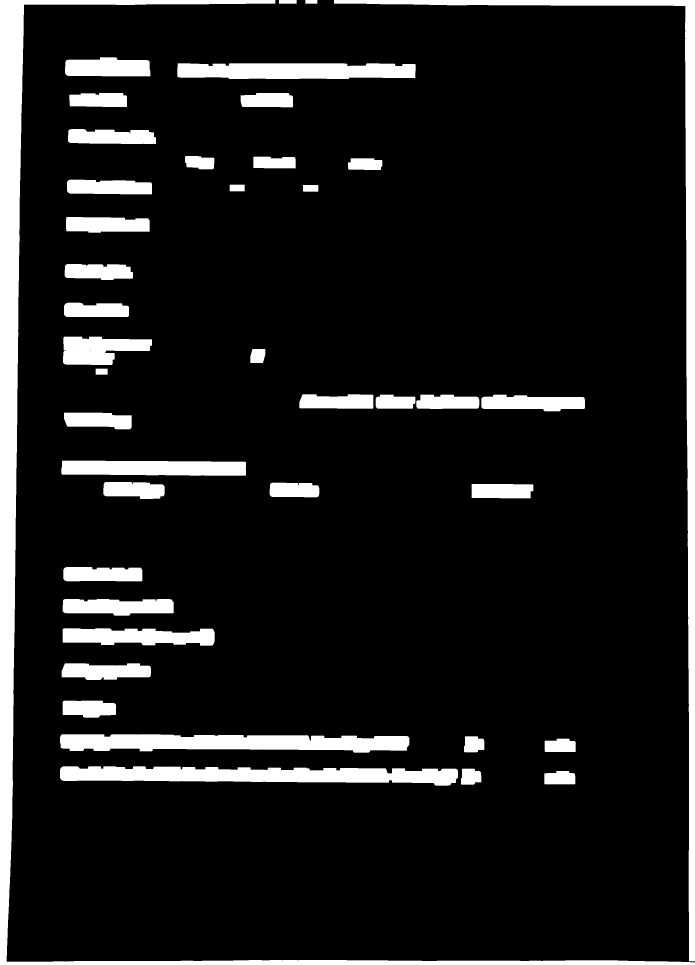
#> input picture Webservice/DocumentUnderstanding/temp/dilated.jpg, 2084 x 2894 px, given as the content of the folder data, which was not available (shown at 1/3 size)
$ python digitalization.py
#> lines starting #> are read from the running program, lines starting #| are printed output that depends on the picture; after the words box and inside, x2 and y2 are one past the last pixel; in counts of white or black regions, pixels touching at a corner belong together; pictures that were not available may be replaced by others from this repository, and a replacement may not be noted
import cv2
import numpy as np
import pytesseract
import pandas as pd
import matplotlib.pyplot as plt
import os
import time
import xlsxwriter
import math
import json
from scipy import spatial
from shapely.geometry import Point, MultiPoint
from shapely.ops import nearest_points

import classes
from classes import Bewerber, Erziehungsberechtigter

def display(im_path):
    dpi = 80
    im_data = plt.imread(im_path)

    height, width = im_data.shape[:2]

    # What size does the figure need to be in inches to fit the image?
    figsize = width / float(dpi), height / float(dpi)

    # Create a figure of the right size with one axes that takes up the full figure
    fig = plt.figure(figsize=figsize)
    ax = fig.add_axes([0, 0, 1, 1])

    # Hide spines, ticks, etc.
    ax.axis('off')

    # Display the image.
    ax.imshow(im_data, cmap='gray')

    plt.show()

def save_and_show_image(name, image):
    cv2.imwrite(f"temp/{name}.jpg", image)
    display(f"temp/{name}.jpg")


def detect_boxes(image):
    gray = cv2.cvtColor(image, cv2.COLOR_BGR2GRAY)
    _, threshold = cv2.threshold(gray, 127, 255, cv2.THRESH_BINARY)
    contours, hierarchy = cv2.findContours(threshold, cv2.RETR_TREE, cv2.CHAIN_APPROX_SIMPLE)

    rectangle_coordinates = []

    # Find the largest contour (which approximates the document area)
    largest_contour_index = np.argmax([cv2.contourArea(cnt) for cnt in contours])
    largest_contour = contours[largest_contour_index]

    # Get the bounding box coordinates of the largest contour
    x_largest, y_largest, w_largest, h_largest = cv2.boundingRect(largest_contour)

    # Crop the original image using the bounding box of the largest contour
    cropped_image = image[y_largest:y_largest + h_largest, x_largest:x_largest + w_largest]
    # save_and_show_image("cropped.jpg", cropped_image)
    # Find contours again within the cropped image
    gray_cropped = cv2.cvtColor(cropped_image, cv2.COLOR_BGR2GRAY)
    _, threshold_cropped = cv2.threshold(gray_cropped, 127, 255, cv2.THRESH_BINARY)
    contours_cropped, hierarchy_cropped = cv2.findContours(threshold_cropped, cv2.RETR_TREE, cv2.CHAIN_APPROX_SIMPLE)

    # Find the largest contour index again within the cropped contours
    largest_contour_index_cropped = np.argmax([cv2.contourArea(cnt) for cnt in contours_cropped])

    # Iterate through all contours
    for i, contour in enumerate(contours_cropped):
        # Check if the contour is a direct child of the largest contour
        if hierarchy_cropped[0][i][3] == largest_contour_index_cropped:
            # Calculate the area of the contour
            area = cv2.contourArea(contour)

            # Define the minimum percentage threshold for considering contours
            min_percentage_threshold = 0.05  # You can adjust this value as needed

            # Compute the percentage of the document area occupied by the contour
            contour_percentage = (area / (w_largest * h_largest)) * 100

            # Check if the contour occupies less than the specified percentage of the document area
            if contour_percentage >= min_percentage_threshold:
                # Get the bounding box coordinates of the current contour
                x_rect, y_rect, w_rect, h_rect = cv2.boundingRect(contour)
                rectangle_coordinates.append((x_rect, y_rect, w_rect, h_rect))

    return rectangle_coordinates, cropped_image


def find_labels(censored_image):
    # Grayscale and Otsu's thresholding
    gray = cv2.cvtColor(censored_image, cv2.COLOR_BGR2GRAY)
    thresh = cv2.threshold(gray, 0, 255, cv2.THRESH_BINARY_INV + cv2.THRESH_OTSU)[1]

    # Dilate with vertical kernel to connect characters
    kernel_x = cv2.getStructuringElement(cv2.MORPH_RECT, (9, 2))
    dilate_x = cv2.dilate(thresh, kernel_x, iterations=4)
    kernel_y = cv2.getStructuringElement(cv2.MORPH_RECT, (2, 5))
    dilate = cv2.dilate(dilate_x, kernel_y, iterations=3)

    save_and_show_image("dilated", dilate)

    # Find contours
    contours, _ = cv2.findContours(dilate, cv2.RETR_EXTERNAL, cv2.CHAIN_APPROX_SIMPLE)

    # Determine average contour area
    average_area = sum(cv2.contourArea(c) for c in contours) / len(contours)

    # Filter contours based on area
    accepted_contours = []
    for c in contours:
        if average_area * 0.15 < cv2.contourArea(c) < average_area * 4:
            x, y, w, h = cv2.boundingRect(c)
            accepted_contours.append((x, y, w, h))
            cv2.rectangle(censored_image, (x, y), (x + w, y + h), (0, 255, 0), 3)

    save_and_show_image("dilated_with_rectangles", censored_image)

    return accepted_contours


def get_labels(censored_image, coords):
    # Sort coordinates based on their position (top-left to bottom-right)
    # sorted_coords = coords # sorted(coords, key=lambda x: (x[1], x[0]))  # Sort by y-coordinate, then by x-coordinate

    data = {'text': [], 'contour_coordinates': []}

    for rectangle in coords:
        # Extract OCR result inside the rectangle
        x, y, w, h = rectangle
        print(f"Bounding rectangle of label: x={x}, y={y}, w={w}, h={h}")

        region_image = censored_image[y:y + h, x:x + w]
        region_text = pytesseract.image_to_string(region_image, lang='deu')
        cv2.rectangle(censored_image, (x, y), (x + w, y + h), (0, 255, 0), 2)  # Green color, thickness 2
        if region_text != "":
            # Append the text and its coordinates to the dictionary
            data['text'].append(region_text)
            data['contour_coordinates'].append((x, y, w, h))

    save_and_show_image("get_labels_region_image", censored_image)
    return data

def get_labels_in_document(censored_image):
    coords = find_labels(censored_image)
    labels = get_labels(censored_image, coords)
    return labels
# [79 lines left out: functions extract_information, find_closest_word, process_rectangles, not called in this run]

def process_image(image_path):
    image = cv2.imread(image_path)

    rectangle_coordinates, cropped_image = detect_boxes(image)
    censored_image = cropped_image.copy()
    # Draw rectangles over the identified regions
    for rect in rectangle_coordinates:
        x, y, w, h = rect
        cv2.rectangle(censored_image, (x, y), (x + w, y + h), (255, 255, 255), cv2.FILLED)

    # Display the modified image with rectangles covering the identified regions
    save_and_show_image("covered_rectangles", censored_image)

    words_info = get_labels_in_document(censored_image)

    linked_data = process_rectangles(rectangle_coordinates, words_info, cropped_image)
    bewerber = Bewerber.getBewerber(linked_data)
    # Serialize bewerber object to JSON
    bewerber_json = json.dumps(bewerber.__dict__)

    # Save JSON to the output directory
    output_file = os.path.join(OUTPUT_DIR, f"{os.path.basename(image_path)}.json")
    with open(output_file, 'w') as f:
        f.write(bewerber_json)

    return bewerber_json

# Path to the directory to monitor
DATA_DIR = 'data'
OUTPUT_DIR = 'output'  # Define the output directory

def main():
    # Keep track of the files currently in the directory
    current_files = set()

    while True:
        # List all files in the directory
        files = set(os.listdir(DATA_DIR))

        # Find new files by comparing the current and new file sets
        new_files = files - current_files

        # Process each new file
        for file in new_files:
            file_path = os.path.join(DATA_DIR, file)
            # Process the new file
            bewerber_json = process_image(file_path)
#> in process_image, image is the input picture: shape (2894, 2084, 3); min 0, max 255, mean 27.1
#> in detect_boxes, `_, threshold = cv2.threshold(gray, 127, 255, cv2.THRESH_BINARY)`:
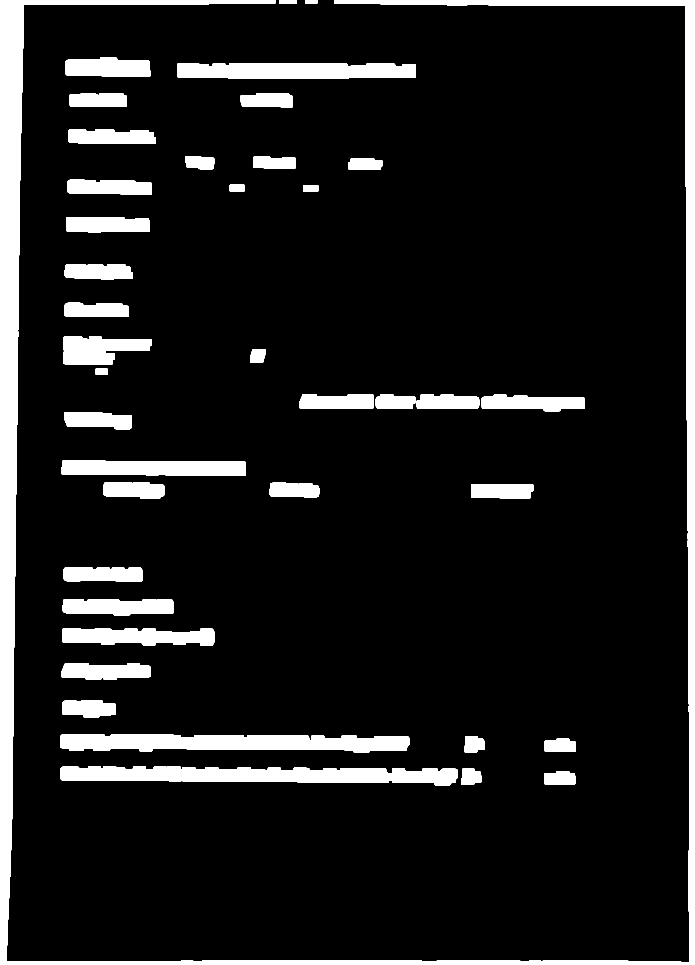
#> threshold: shape (2894, 2084) (shown at 1/3 size); 10.6% white; 41 white regions
#> in detect_boxes, `contours, hierarchy = cv2.findContours(threshold, cv2.RETR_TREE, cv2.C..`: contours = 43 contours, 2 with area under 20; largest, box (x1, y1, x2, y2) and area: (0, 0, 2084, 2894) 169380, (1002, 0, 2084, 2884) 75978, (180, 2299, 1374, 2357) 47455, (180, 2203, 1228, 2258) 43880, (532, 190, 1247, 237) 30274
#> in detect_boxes, `largest_contour_index = np.argmax([cv2.contourArea(cnt) for cnt in con..`: largest_contour_index = 42
#> in detect_boxes, `largest_contour = contours[largest_contour_index]`: largest_contour = contour of 200 points, box (x1, y1, x2, y2) (0, 0, 2084, 2894), area 169380
#> in detect_boxes, `x_largest, y_largest, w_largest, h_largest = cv2.boundingRect(largest_..`: x_largest = 0; w_largest = 2084; h_largest = 2894
#> in detect_boxes, `contours_cropped, hierarchy_cropped = cv2.findContours(threshold_cropp..`: contours_cropped has the same summary as contours
#> in detect_boxes, `largest_contour_index_cropped = np.argmax([cv2.contourArea(cnt) for cn..`: largest_contour_index_cropped = 42
#> the loop in detect_boxes, `for i, contour in enumerate(contours_cropped):` made 43 passes
#> contour on passes 21, 25, 41, 42: [[287, 1106], [287, 1123], [322, 1123], [322, 1106]], [[235, 1051], [236, 1050], [237, 1051], [236, 1052]], [[916, 0], [916, 10], [951, 10], [951, 0]], [[837, 0], [837, 10], [889, 10], [889, 0]]
#> after the loop in detect_boxes, `for i, contour in enumerate(contours_cropped):`: rectangle_coordinates = []
#> in find_labels, `thresh = cv2.threshold(gray, 0, 255, cv2.THRESH_BINARY_INV + cv2.THRES..`:
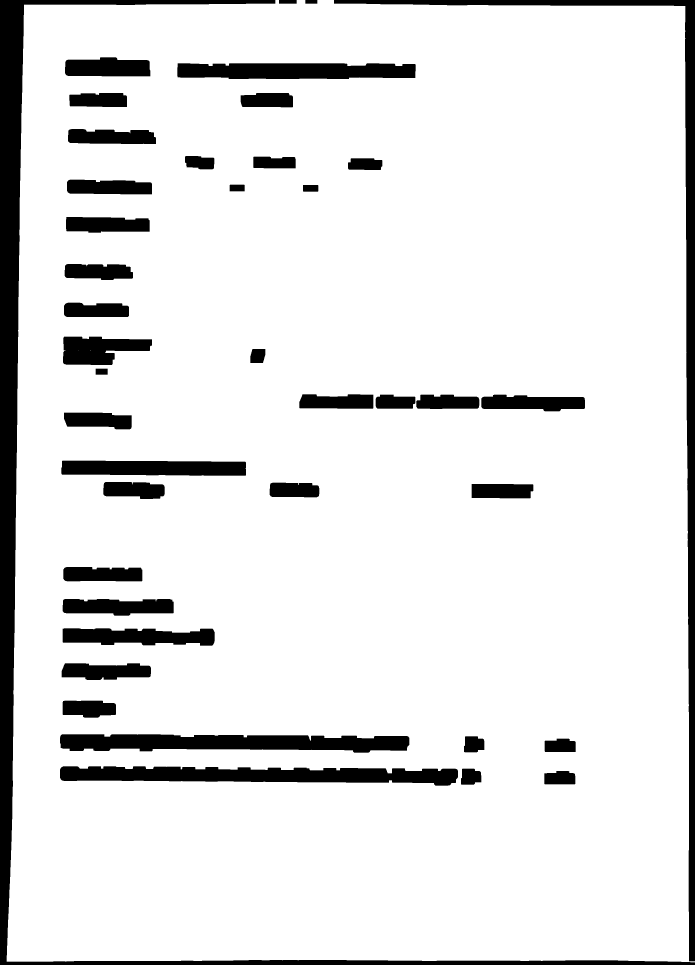
#> thresh: shape (2894, 2084) (shown at 1/3 size); 89.4% white; 41 black regions, largest, box (x1, y1, x2, y2) and area: (0, 0, 2084, 2894) 175134, (1002, 0, 2084, 2884) 79934, (180, 2299, 1374, 2357) 48759
#> in find_labels, `dilate_x = cv2.dilate(thresh, kernel_x, iterations=4)`:
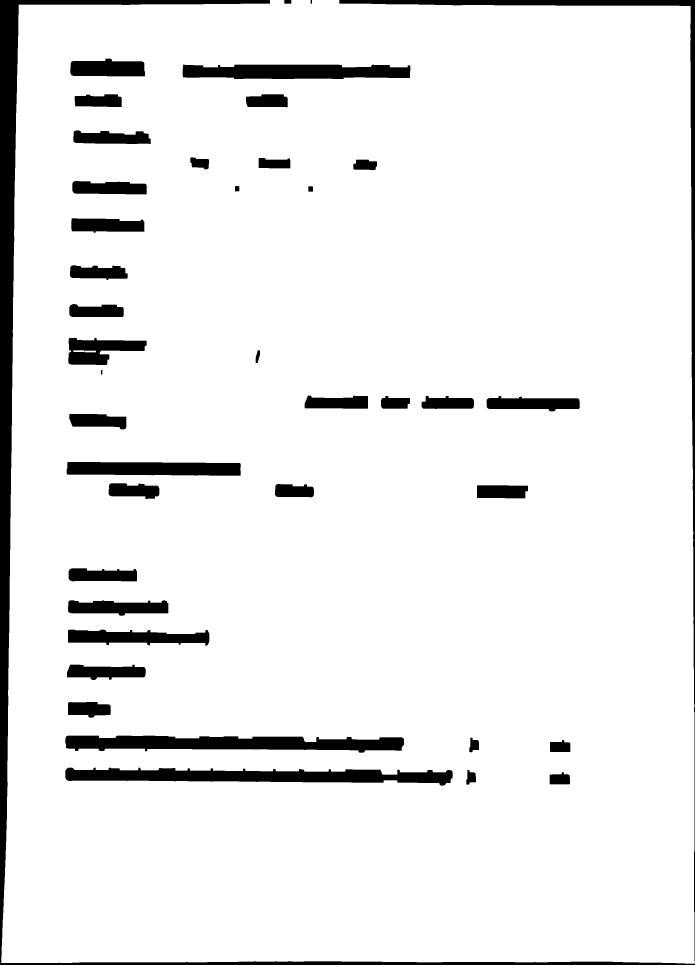
#> dilate_x: shape (2894, 2084) (shown at 1/3 size); 92.7% white; 41 black regions, largest, box (x1, y1, x2, y2) and area: (0, 0, 2084, 2894) 120126, (196, 2303, 1358, 2357) 38415, (196, 2207, 1212, 2258) 36787
#> in find_labels, `kernel_y = cv2.getStructuringElement(cv2.MORPH_RECT, (2, 5))`: kernel_y = [[1, 1], [1, 1], [1, 1], [1, 1], [1, 1]]
#> in find_labels, `dilate = cv2.dilate(dilate_x, kernel_y, iterations=3)`:
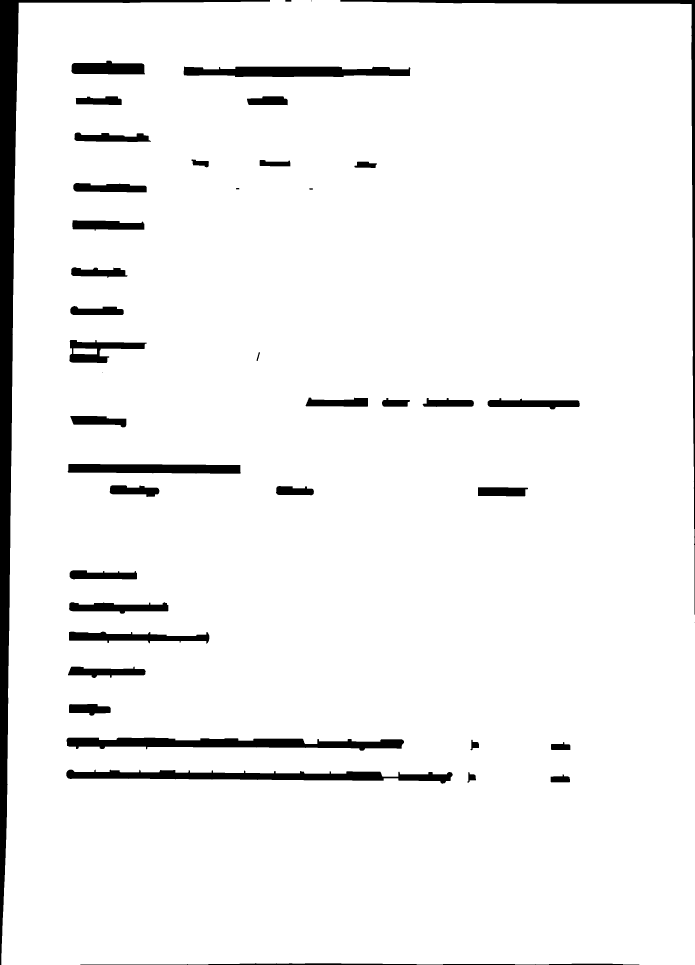
#> dilate: shape (2894, 2084) (shown at 1/3 size); 94.9% white; 43 black regions (3 under 20 px)
#> in find_labels, `contours, _ = cv2.findContours(dilate, cv2.RETR_EXTERNAL, cv2.CHAIN_AP..`: contours = 1 contour; box (x1, y1, x2, y2) and area: (4, 0, 2084, 2894) 5902916
#> in find_labels, `average_area = sum(cv2.contourArea(c) for c in contours) / len(contours)`: average_area = 5902916.5
#> the loop in find_labels, `for c in contours:` made 1 pass
#> (x, y, w, h) on pass 1: (4, 0, 2080, 2894)
#> after the loop in find_labels, `for c in contours:`: accepted_contours = [(4, 0, 2080, 2894)]
#> the loop in get_labels, `for rectangle in coords:` made 1 pass
#| Bounding rectangle of label: x=4, y=0, w=2080, h=2894
#> pass 1, in get_labels, `region_image = censored_image[y:y + h, x:x + w]`:
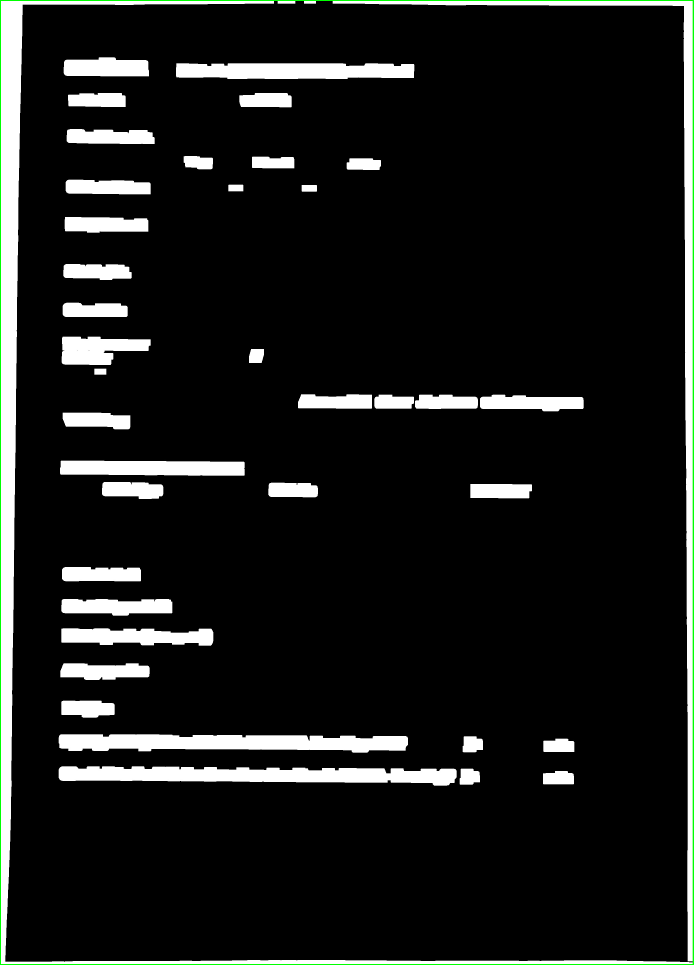
#> region_image: shape (2894, 2080, 3) (shown at 1/3 size); mean B, G, R 25.7, 26.7, 25.7
            print(f'Processed file: {file_path}')
            print(f'Bewerber JSON: {bewerber_json}')

        # Update the current file set
        current_files = files

        # Wait for a while before checking again
        time.sleep(10)  # Adjust the interval as needed

if __name__ == "__main__":
    main()
#> (the call stopped at in get_labels, `region_text = pytesseract.image_to_string(region_image, lang='deu')`: pytesseract is not available in this run)
